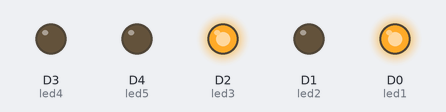
Recording of a sketch running on a simulated ESP8266 (NodeMCU). Parts: output pins drawn as LEDs (lit = HIGH).

Above: at 0.17 s.
At 0.87 s:
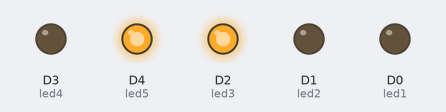
At 1.22 s:
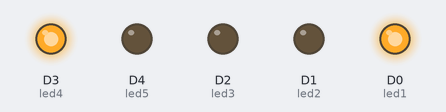
At 2.27 s:
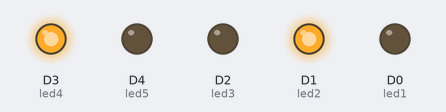
At 3.32 s:
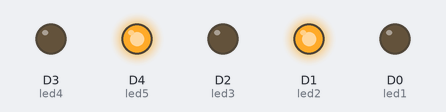
Timing chart, 0 to 4.0 s (numbered marks = the images above):
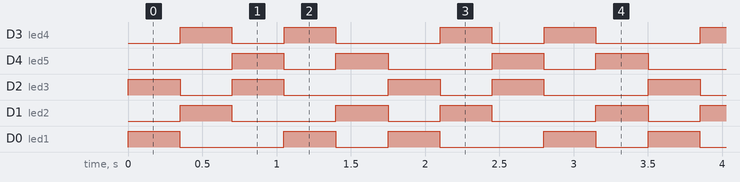

The sketch:

Tugas_Artistik_LED-NodeMCU.ino
```cpp
int led1 = D0;
int led2 = D1;
int led3 = D2;
int led4 = D3;
int led5 = D4;

void setup() {
  Serial.begin(9600);
  pinMode(led1, OUTPUT);
  pinMode(led2, OUTPUT);
  pinMode(led3, OUTPUT);
  pinMode(led4, OUTPUT);
  pinMode(led5, OUTPUT);
}

void loop() {
  digitalWrite(led2, LOW);
  digitalWrite(led5, LOW);
  digitalWrite(led1, HIGH);
  digitalWrite(led3, HIGH);
  delay(350);
  digitalWrite(led1, LOW);
  digitalWrite(led3, LOW);
  digitalWrite(led2, HIGH);
  digitalWrite(led4, HIGH);
  delay(350);
  digitalWrite(led2, LOW);
  digitalWrite(led4, LOW);
  digitalWrite(led3, HIGH);
  digitalWrite(led5, HIGH);
  delay(350);
  digitalWrite(led3, LOW);
  digitalWrite(led5, LOW);
  digitalWrite(led1, HIGH);
  digitalWrite(led4, HIGH);
  delay(350);
  digitalWrite(led4, LOW);
  digitalWrite(led1, LOW);
  digitalWrite(led2, HIGH);
  digitalWrite(led5, HIGH);
  delay(350);
}
```

Measured:
- by itself, D3 (led4), D4 (led5), D2 (led3): repeats every 1.8 s: LOW 0.35 s, HIGH 0.35 s, LOW 0.70 s, HIGH 0.35 s
- by itself, D1 (led2), D0 (led1): repeats every 1.8 s: LOW 0.70 s, HIGH 0.35 s, LOW 0.35 s, HIGH 0.35 s
- by itself, everything shown: repeats every 1.8 s, in 5 steps
